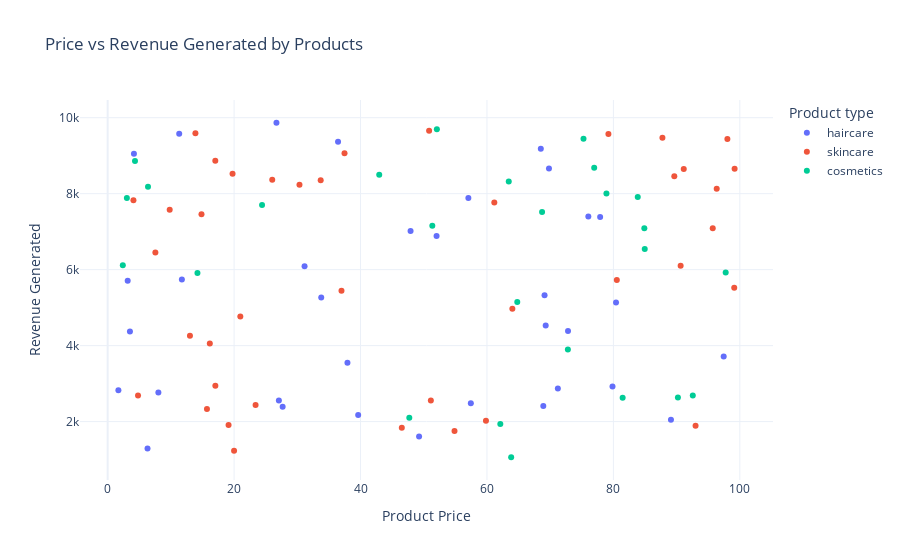

Notebook code for this chart:
### Markdown cell above
Make a visualization of the price of the products and the revenue generated by them.

### Code cell
fig1 = px.scatter(data, x="Price", y="Revenue generated", color="Product type",
                  title="Price vs Revenue Generated by Products",
                  labels={"Price": "Product Price", "Revenue generated": "Revenue Generated"},
                  hover_data=["SKU"])
fig1.show()

### Figure 1 — Plotly figure (JSON) as saved in the notebook; plotly's stock layout.template omitted (floating-point values rounded to 4 significant figures)
{"data": [{"customdata": [["SKU0"], ["SKU2"], ["SKU5"], ["SKU12"], ["SKU18"], ["SKU22"], ["SKU24"], ["SKU25"], ["SKU26"], ["SKU30"], ["SKU43"], ["SKU45"], ["SKU46"], ["SKU48"], ["SKU51"], ["SKU54"], ["SKU55"], ["SKU57"], ["SKU61"], ["SKU68"], ["SKU70"], ["SKU74"], ["SKU76"], ["SKU77"], ["SKU78"], ["SKU79"], ["SKU81"], ["SKU83"], ["SKU84"], ["SKU87"], ["SKU93"], ["SKU95"], ["SKU97"], ["SKU99"]], "hovertemplate": "Product type=haircare<br>Product Price=%{x}<br>Revenue Generated=%{y}<br>SKU=%{customdata[0]}<extra></extra>", "legendgroup": "haircare", "marker": {"color": "#636efa", "symbol": "circle"}, "mode": "markers", "name": "haircare", "orientation": "v", "showlegend": true, "type": "scatter", "x": [69.81, 11.32, 1.7, 71.21, 36.44, 27.68, 4.156, 39.63, 97.45, 8.023, 11.74, 33.78, 27.08, 76.04, 26.7, 31.15, 79.86, 49.26, 52.03, 37.93, 47.91, 3.17, 69.11, 57.45, 6.307, 57.06, 72.82, 68.91, 89.1, 80.41, 69.29, 77.9, 3.526, 68.52], "xaxis": "x", "y": [8662.0, 9578.0, 2828.0, 2874.0, 9365.0, 2391.0, 9049.0, 2175.0, 3716.0, 2766.0, 5737.0, 5268.0, 2557.0, 7397.0, 9866.0, 6088.0, 2926.0, 1606.0, 6886.0, 3550.0, 7015.0, 5710.0, 5328.0, 2484.0, 1292.0, 7889.0, 4384.0, 2412.0, 2048.0, 5134.0, 4531.0, 7386.0, 4371.0, 9185.0], "yaxis": "y"}, {"customdata": [["SKU1"], ["SKU3"], ["SKU4"], ["SKU6"], ["SKU9"], ["SKU10"], ["SKU11"], ["SKU13"], ["SKU14"], ["SKU15"], ["SKU16"], ["SKU19"], ["SKU20"], ["SKU31"], ["SKU32"], ["SKU34"], ["SKU36"], ["SKU37"], ["SKU39"], ["SKU40"], ["SKU41"], ["SKU42"], ["SKU47"], ["SKU52"], ["SKU53"], ["SKU56"], ["SKU58"], ["SKU60"], ["SKU63"], ["SKU64"], ["SKU65"], ["SKU66"], ["SKU67"], ["SKU69"], ["SKU75"], ["SKU80"], ["SKU82"], ["SKU86"], ["SKU90"], ["SKU98"]], "hovertemplate": "Product type=skincare<br>Product Price=%{x}<br>Revenue Generated=%{y}<br>SKU=%{customdata[0]}<extra></extra>", "legendgroup": "skincare", "marker": {"color": "#EF553B", "symbol": "circle"}, "mode": "markers", "name": "skincare", "orientation": "v", "showlegend": true, "type": "scatter", "x": [14.84, 61.16, 4.805, 4.078, 64.02, 15.71, 90.64, 16.16, 99.17, 36.99, 7.547, 51.12, 96.34, 50.85, 79.21, 37.47, 9.813, 23.4, 19.13, 80.54, 99.11, 46.53, 95.71, 98.03, 30.34, 20.99, 59.84, 17.03, 13.02, 89.63, 33.7, 26.03, 87.76, 54.87, 93.0, 91.13, 17.03, 20.0, 13.88, 19.75], "xaxis": "x", "y": [7461.0, 7767.0, 2687.0, 7823.0, 4971.0, 2331.0, 6100.0, 4053.0, 8654.0, 5442.0, 6454.0, 2553.0, 8128.0, 9655.0, 9572.0, 9062.0, 7573.0, 2438.0, 1912.0, 5725.0, 5521.0, 1840.0, 7089.0, 9436.0, 8232.0, 4767.0, 2021.0, 8864.0, 4257.0, 8459.0, 8355.0, 8368.0, 9474.0, 1752.0, 1889.0, 8652.0, 2943.0, 1230.0, 9593.0, 8526.0], "yaxis": "y"}, {"customdata": [["SKU7"], ["SKU8"], ["SKU17"], ["SKU21"], ["SKU23"], ["SKU27"], ["SKU28"], ["SKU29"], ["SKU33"], ["SKU35"], ["SKU38"], ["SKU44"], ["SKU49"], ["SKU50"], ["SKU59"], ["SKU62"], ["SKU71"], ["SKU72"], ["SKU73"], ["SKU85"], ["SKU88"], ["SKU89"], ["SKU91"], ["SKU92"], ["SKU94"], ["SKU96"]], "hovertemplate": "Product type=cosmetics<br>Product Price=%{x}<br>Revenue Generated=%{y}<br>SKU=%{customdata[0]}<extra></extra>", "legendgroup": "cosmetics", "marker": {"color": "#00cc96", "symbol": "circle"}, "mode": "markers", "name": "cosmetics", "orientation": "v", "showlegend": true, "type": "scatter", "x": [42.96, 68.72, 81.46, 84.89, 4.324, 92.56, 2.397, 63.45, 64.8, 84.96, 52.08, 51.36, 78.9, 14.2, 63.83, 72.8, 6.382, 90.2, 83.85, 76.96, 75.27, 97.76, 62.11, 47.71, 3.038, 24.42], "xaxis": "x", "y": [8496.0, 7517.0, 2629.0, 7087.0, 8858.0, 2686.0, 6117.0, 8319.0, 5150.0, 6541.0, 9692.0, 7152.0, 8002.0, 5911.0, 1062.0, 3900.0, 8180.0, 2633.0, 7911.0, 8685.0, 9445.0, 5925.0, 1935.0, 2100.0, 7888.0, 7698.0], "yaxis": "y"}], "layout": {"legend": {"title": {"text": "Product type"}, "tracegroupgap": 0}, "title": {"text": "Price vs Revenue Generated by Products"}, "xaxis": {"anchor": "y", "domain": [0, 1], "title": {"text": "Product Price"}}, "yaxis": {"anchor": "x", "domain": [0, 1], "title": {"text": "Revenue Generated"}}}}
